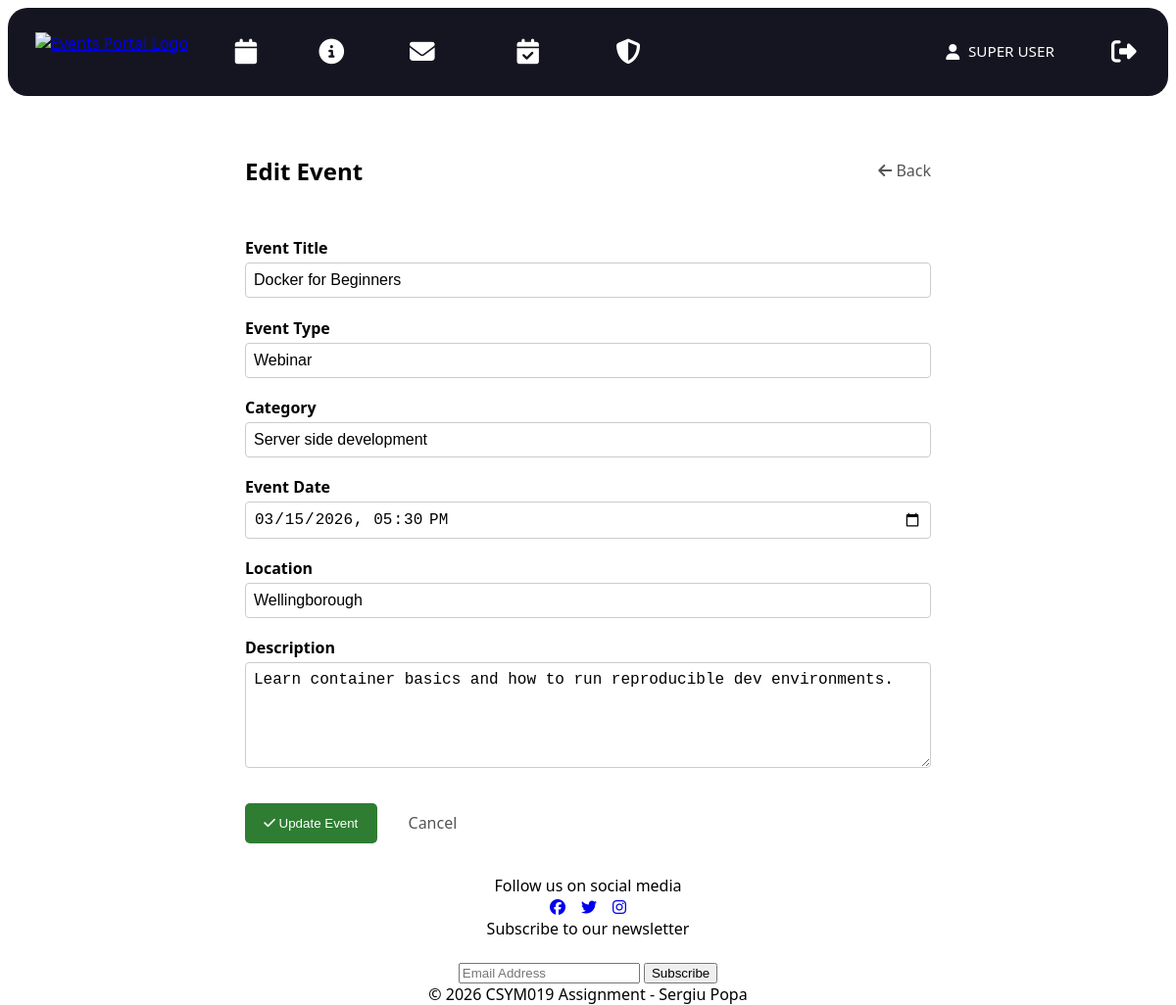
The page /admin/edit?id=2 (signed in) on the database its author committed.
### tables this page shows
CREATE TABLE IF NOT EXISTS events (
  eventid INT AUTO_INCREMENT PRIMARY KEY,
  category VARCHAR(255) NOT NULL,
  event_type VARCHAR(50) NOT NULL,
  title VARCHAR(255) NOT NULL,
  description TEXT NOT NULL,
  event_date DATETIME NOT NULL,
  location VARCHAR(255) NOT NULL,
  image_path VARCHAR(255) DEFAULT NULL,
  created_at TIMESTAMP DEFAULT CURRENT_TIMESTAMP
);

### src/framework/Application.php (called while the page is built, shortened)
<?php
class Application
{
    private Router $router;
    public function __construct(Router $router)
    {
        $this->router = $router;
    }
    public function run(): void
    {
        $path = parse_url($_SERVER['REQUEST_URI'], PHP_URL_PATH);
        $route = trim($path ?? '', '/');
        $parts = explode('/', $route);
        $controllerName = $parts[0] ?? 'home';
        $action = $parts[1] ?? 'index';
        $params = array_slice($parts, 2);
        $controller = $this->router->getController($controllerName);
        $page = $controller->$action(...$params);
        $variables = $page['variables'] ?? [];
        $content = $this->render(
            __DIR__ . '/../pages/' . $page['template'],
            $variables
        );
        require __DIR__ . '/../pages/layout.html.php';
    }
    private function render(string $file, array $variables = []): string
    {
        extract($variables);
        require $file;
        return ob_get_clean();
    }
}

### src/index.php (called while the page is built, shortened)
<?php
require_once __DIR__ . '/vendor/autoload.php';
require_once __DIR__ . '/autoload.php';
$router = new framework\Router();
$app = new framework\Application($router);
$app->run();

### src/controllers/AdminController.php (called while the page is built, shortened)
<?php
class AdminController
{
    private EventTable $events;
    public function __construct()
    {
        $this->events = new EventTable();
    }
    public function edit(): ?array
    {
        $id = $_GET['id'] ?? null;
        $event = $this->events->findById((int)$id);
        return [
            'title' => 'Edit Event',
            'template' => 'editEvent.html.php',
            'styles' => ['admin-form.css'],
            'scripts' => ['editEvent.js'],
            'variables' => [
                'event' => $event
            ]
        ];
    }
}

### src/autoload.php (called while the page is built, shortened)
<?php
spl_autoload_register(function (string $class) {
    $baseDir = __DIR__ . '/';
    $file = $baseDir . str_replace('\\', '/', $class) . '.php';
});

### src/framework/Database.php (called while the page is built, shortened)
<?php
class Database
{
    private static ?PDO $connection = null;
    public static function getConnection(): PDO
    {
        if (self::$connection === null) {
            $host = 'db';
            $db   = 'csym019_db';
            $user = 'csym019_user';
            $pass = 'csym019_pass';
            try {
                self::$connection = new PDO(
                    "mysql:host=$host;dbname=$db;charset=utf8mb4",
                    $user,
                    $pass
                );
                self::$connection->setAttribute(
                    PDO::ATTR_ERRMODE,
                    PDO::ERRMODE_EXCEPTION
                );
                self::$connection->setAttribute(
                    PDO::ATTR_DEFAULT_FETCH_MODE,
                    PDO::FETCH_ASSOC
                );
            } catch (PDOException $e) {
                die('Database connection failed: ' . $e->getMessage());
            }
        }
        return self::$connection;
    }
}

### src/models/EventTable.php (called while the page is built, shortened)
<?php
class EventTable
{
    private DatabaseHelper $table;
    public function __construct()
    {
        $this->table = new DatabaseHelper(
            Database::getConnection(),
            'events',
            'eventid',
            EventModel::class
        );
    }
    public function findById(int $eventid): object|false
    {
        return $this->table->find('eventid', $eventid);
    }
}

### src/framework/DatabaseHelper.php (called while the page is built, shortened)
<?php
class DatabaseHelper
{
    private PDO $pdo;
    private string $table;
    private string $className;
    public function __construct(
        PDO $pdo,
        string $table,
        string $primaryKey,
        string $className = 'stdClass'
    ) {
        $this->pdo = $pdo;
        $this->table = $table;
        $this->className = $className;
    }
    public function find(string $field, mixed $value): object|false
    {
        $stmt = $this->pdo->prepare(
            "SELECT * FROM {$this->table} WHERE {$field} = :value"
        );
        $stmt->execute([
            'value' => $value
        ]);
        $stmt->setFetchMode(PDO::FETCH_CLASS, $this->className);
        return $stmt->fetch();
    }
}

### src/pages/editEvent.html.php (the view, shortened to what this page needs)
<section class="admin-panel">
    <div class="admin-header">
        <h1>Edit Event</h1>
        <a href="/admin" class="btn-back">
            <i class="fa-solid fa-arrow-left"></i> Back
        </a>
    </div>
    <form id="editEventForm" class="admin-form" method="post" action="/admin/update">
        <div class="form-group">
            <label for="title">Event Title</label>
            <input
                type="text"
                id="title"
                name="title"
                required
                value="<?= htmlspecialchars($event->title) ?>">
        </div>
        <div class="form-group">
            <label for="event_type">Event Type</label>
            <input
                type="text"
                id="event_type"
                name="event_type"
                value="<?= htmlspecialchars($event->event_type) ?>">
        </div>
        <div class="form-group">
            <label for="category">Category</label>
            <input
                type="text"
                id="category"
                name="category"
                value="<?= htmlspecialchars($event->category) ?>">
        </div>
        <div class="form-group">
            <label for="event_date">Event Date</label>
            <input
                type="datetime-local"
                id="event_date"
                name="event_date"
                required
                value="<?= isset($event->event_date) ? date('Y-m-d\TH:i', strtotime($event->event_date)) : '' ?>">
        </div>
        <div class="form-group">
            <label for="location">Location</label>
            <input
                type="text"
                id="location"
                name="location"
                required
                value="<?= htmlspecialchars($event->location) ?>">
        </div>
        <div class="form-group">
            <label for="description">Description</label>
            <textarea
                id="description"
                name="description"
                rows="5"><?= htmlspecialchars($event->description) ?></textarea>
        </div>
        <div class="form-actions">
            <button type="submit" class="btn-save">
                <i class="fa-solid fa-check"></i> Update Event
            </button>
            <a href="/admin" class="btn-cancel">
                Cancel
            </a>
        </div>
    </form>
</section>

### src/styles/global.css (style rules this page uses)
:root { --bg: #ffffff; }
body { margin: 0; font-family: system-ui, -apple-system, Segoe UI, Roboto, Arial, sans-serif; background: var(--bg); }
* { box-sizing: border-box; }

### src/styles/layout.css (style rules this page uses)
:root { --nav-pad: 0.75rem; --nav-gap: 0.75rem; --icon-size: 1.6rem; --logo-height: 2.5rem; }
body { display: grid; grid-template-rows: auto 1fr auto; min-height: 100vh; margin: 0; }

### src/styles/cards.css (style rules this page uses)
:root { --card-panel-color: #151521; --card-text-color: #f4f4f7; --card-secondary-color: #b8b8c6; --card-border-color: rgba(255, 255, 255, 0.1); --card-radius-size: 16px; --card-gap: clamp(12px, 2vw, 20px); --card-pad: clamp(14px, 2vw, 18px); }

### src/styles/admin-form.css (style rules this page uses)
.admin-panel { max-width: 700px; margin: 2rem auto; }
.admin-header { display: flex; justify-content: space-between; align-items: center; margin-bottom: 2rem; }
.btn-back { text-decoration: none; color: #555; }
.admin-form { display: flex; flex-direction: column; gap: 1.2rem; }
.form-group { display: flex; flex-direction: column; }
.form-group label { font-weight: 600; margin-bottom: 4px; }
.form-group input, .form-group textarea { padding: 0.5rem; border: 1px solid #ccc; border-radius: 4px; font-size: 1rem; }
.form-actions { display: flex; gap: 1rem; margin-top: 1rem; }
.btn-save { background: #2e7d32; color: white; border: none; padding: 0.6rem 1.2rem; border-radius: 5px; cursor: pointer; }
.btn-cancel { text-decoration: none; color: #555; padding: 0.6rem 1rem; }

### rows shown on the page
events: title "Docker for Beginners", event_type "Webinar", category "Server side development", event_date "03/15/2026 17:30", location "Wellingborough", description "Learn container basics and how to run reproducible dev environments."

### other values the page prints
$currentUser['firstname'] "SUPER"
$currentUser['lastname'] "USER"
